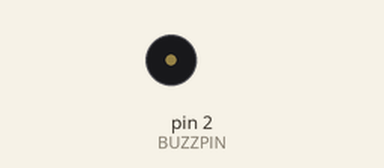
Recording of a sketch running on a simulated Arduino Uno, built with avr-gcc and run on an emulated ATmega328P. Parts: buzzer (waves = sounding, pin HIGH).

Above: at 0.1 s.
Timing chart, 0 to 3.0 s (numbered marks = the images above):
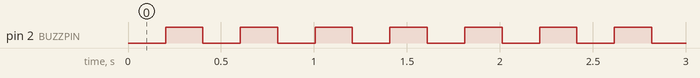

Measured:
- by itself, pin 2 (BUZZPIN): alternates HIGH for 0.20 s and LOW for 0.20 s, 24 changes in all, then stays LOW

The sketch:

buzzertest.ino
```cpp
#define BUZZPIN 2
const int buzzDelay = 200;
bool lastBuzzState = LOW;
long lastBuzz = 0;
long effectLength = 5000;
long startEffect = 0;


void setup() {
  // put your setup code here, to run once:
  pinMode(BUZZPIN, OUTPUT);

}

void loop() {
  // put your main code here, to run repeatedly:
  while ((unsigned long)(millis() - startEffect) < effectLength) {
    if ((unsigned long)(millis() - lastBuzz) > buzzDelay) {
      digitalWrite(BUZZPIN, !lastBuzzState);
      lastBuzzState = !lastBuzzState;
      lastBuzz = millis();
    }

  }
  digitalWrite(BUZZPIN, LOW);
}
```
